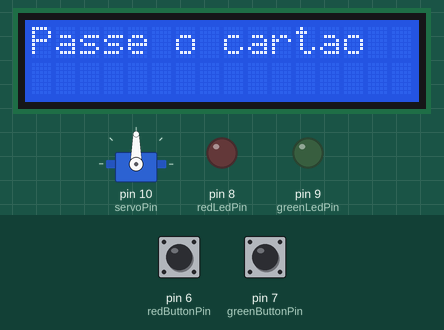
The sketch below on a simulated Arduino Uno, built with avr-gcc and run on an emulated ATmega328P. Parts: servo, 16×2 character LCD, output pins drawn as LEDs (lit = HIGH). The test bench sets the inputs (shaded band); at power-on: pin 7 (greenButtonPin) LOW, pin 6 (redButtonPin) LOW.

Above: at 6.2 s.
6.3 s: pin 7 (greenButtonPin) pulled HIGH for 0.15 s
At 6.86 s:
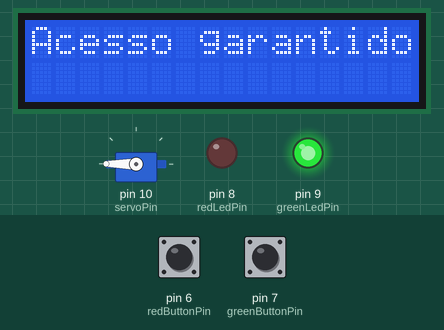
8.4 s: pin 6 (redButtonPin) pulled HIGH for 0.15 s
At 8.7 s:
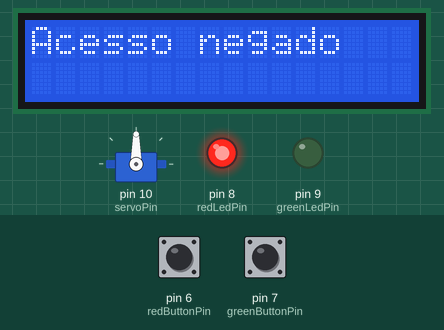
11.5 s: pin 6 (redButtonPin) pulled HIGH for 1 s
At 14.8 s:
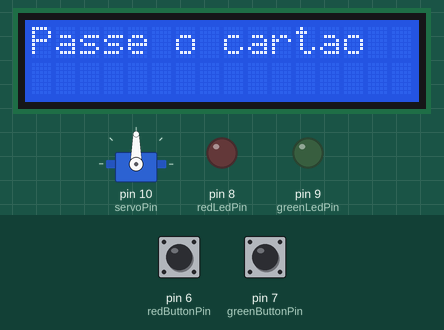
15.5 s: pin 6 (redButtonPin) pulled HIGH for 3.2 s
At 16.5 s:
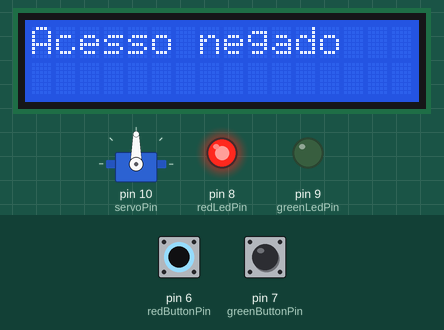
Timing chart, 0 to 22.7 s (numbered marks = the images above; inputs shaded):
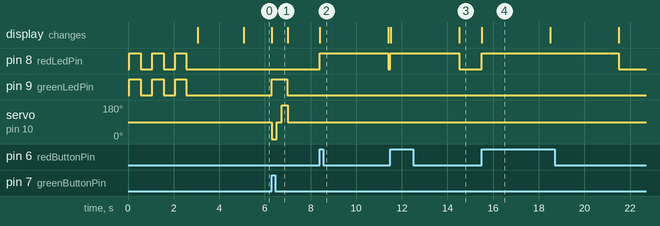

Measured:
- after the input at 6.3 s, pin 9 (greenLedPin): LOW → HIGH at once, → LOW 0.69 s later; servo on pin 10 (servoPin): 90° → 0° at once, → 90° 0.23 s later, → 180° 0.21 s later, → 90° 0.25 s later; the display: changes at once (image 1)
- after the input at 8.4 s, pin 8 (redLedPin): LOW → HIGH at once, → LOW 3.0 s later; the display: changes at once (image 2)
- after the input at 11.5 s, pin 8 (redLedPin): LOW → HIGH at once, → LOW 3.0 s later; the display: first changes at once (image 3 shows a later state)
- after the input at 15.5 s, pin 8 (redLedPin): LOW → HIGH at once, → LOW 6.0 s later; the display: changes at once (image 4)

The sketch:

arduino_pap_botao.ino
```cpp
#include <Wire.h>
#include <LiquidCrystal.h>
#include <Servo.h>

// Declare variables
const int redLedPin = 8;
const int redButtonPin = 6;
const int greenLedPin = 9;
const int greenButtonPin = 7;
const int servoPin = 10;

Servo myservo;
LiquidCrystal lcd(12, 11, 5, 4, 3, 2);

// Initial setup
void setup() {
  pinMode(redLedPin, OUTPUT);
  pinMode(redButtonPin, INPUT);
  pinMode(greenLedPin, OUTPUT);
  pinMode(greenButtonPin, INPUT);

  myservo.attach(servoPin);

  lcd.begin(16, 2);

  // Blink both LEDs 3 times
  for (int i = 0; i < 3; i++) {
    digitalWrite(redLedPin, HIGH);
    digitalWrite(greenLedPin, HIGH);
    delay(500);
    digitalWrite(redLedPin, LOW);
    digitalWrite(greenLedPin, LOW);
    delay(500);
  }

  lcd.clear();
  lcd.print("Operacional");
  delay(2000);
  lcd.clear();
  lcd.print("Passe o cartao");
}

// Main loop
void loop() {
  if (digitalRead(greenButtonPin) == HIGH) {
    digitalWrite(greenLedPin, HIGH);
    lcd.clear();
    lcd.print("Acesso garantido");
    myservo.write(0);
    delay(225);
    myservo.write(90);
    delay(210);
    myservo.write(180);
    delay(250);
    myservo.write(90);
    digitalWrite(greenLedPin, LOW);
    lcd.clear();
    lcd.print("Passe o cartao");
  }
  else if (digitalRead(redButtonPin) == HIGH) {
    digitalWrite(redLedPin, HIGH);
    lcd.clear();
    lcd.print("Acesso negado");
    delay(3000);
    lcd.clear();
    lcd.print("Passe o cartao");
    digitalWrite(redLedPin, LOW);
  }
}
```
